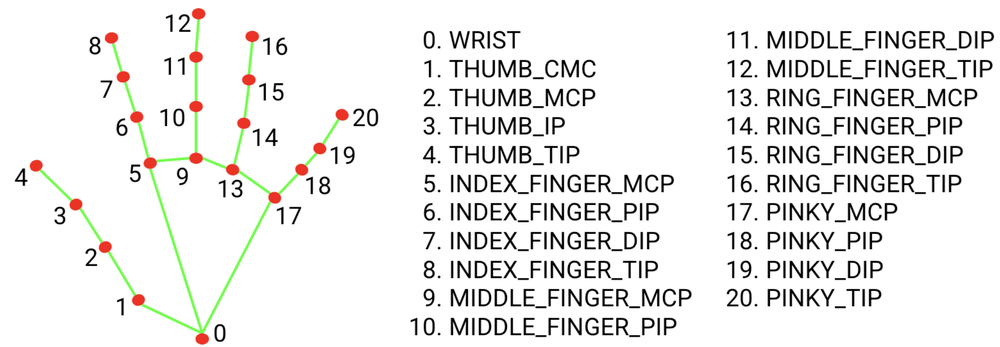
#> input picture assets/hand-landmarks.png, 1000 x 347 px, shrunk from 2146 x 744 before the run
$ python -i filter2.py   (imports and definitions only)
#> lines starting #> are read from the running program, lines starting #| are printed output that depends on the picture
#> further down, picture is the input picture: shape (347, 1000, 3); mean B, G, R 234, 235.4, 235.7
import cv2 #openCv - camera, conversões de cor, filtros, desenho de texto, etc
import mediapipe as mp
import numpy as np  #trabalhar com arrays

#importo os modulos que vou usar do mediapipe
mp_hands  = mp.solutions.hands
mp_face   = mp.solutions.face_mesh
mp_draw   = mp.solutions.drawing_utils

# ---------------- Heurística: punho fechado ----------------
TIPS = [4, 8, 12, 16, 20] # ponto das pontas dos dedos
PIPS = [3, 6, 10, 14, 18] # ponto do meio dos dedos

def is_fist(lm, margin=0.01): #lm: lista das landmarks, margin: tolerância para reduzir falsos negativos
    """True se TODOS os dedos estiverem dobrados."""
    for tip_i, pip_i in zip(TIPS, PIPS): #faz pares tip, pip dedo a dedo
        if lm[tip_i].y < lm[pip_i].y - margin:  # ponta acima do PIP => estendido
            return False
    return True

# efeito de falso infravermelho (histograma)
def thermal_ir_jet(bgr):
    #O objetivo dessa parte do código é melhorar o contraste da imagem térmica (simulada).
    #Quando aplicamos o colormap (o “filtro colorido”), queremos que a escala de cores (do azul ao vermelho) use toda a faixa de tons possíveis (0–255),
    #não só uma parte pequena.
    gray = cv2.cvtColor(bgr, cv2.COLOR_BGR2GRAY) #converte para cinza
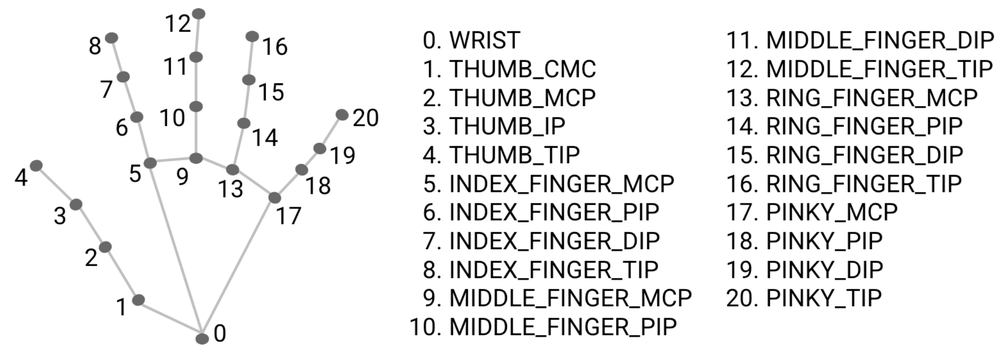
#> gray: shape (347, 1000); min 0, max 255, mean 235.3

    # stretch por percentis para contraste estável
    lo, hi = np.percentile(gray, (5, 95))
#> lo = 59; hi = 255

    if hi - lo < 1: #np.percentile(gray, (5,95)) pega os níveis de brilho onde 5% dos pixels são mais escuros que lo e 5% são mais claros que hi. Isso ignora extremos (reflexos muito brilhantes, sombras muito escuras) que “achataram” o contraste.
        lo, hi = 0, 255


    gray = np.clip(gray, lo, hi) #Tudo abaixo de lo vira lo; tudo acima de hi vira hi.
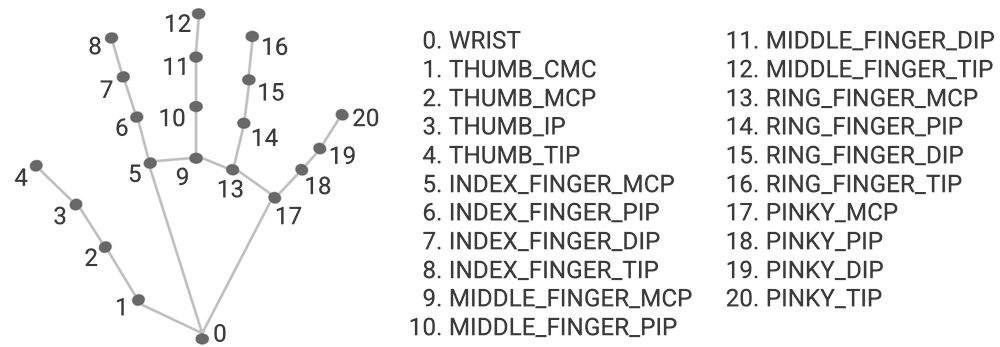
#> gray: shape (347, 1000) float64; min 59, max 255, mean 237.5
    gray = cv2.normalize(gray, None, 0, 255, cv2.NORM_MINMAX).astype(np.uint8) #Reescala para 0–255
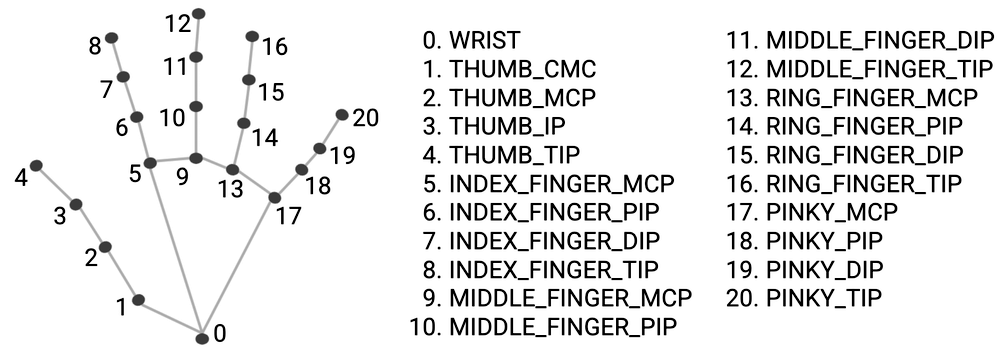
#> gray: shape (347, 1000); min 0, max 255, mean 232.2

    # contraste extra
    gray = cv2.convertScaleAbs(gray, alpha=1.4, beta=0) #Ganhar “punch” (contraste extra).
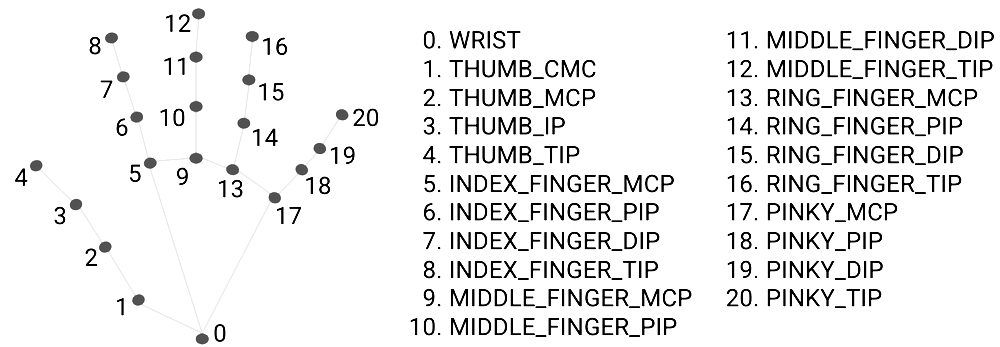
#> gray: shape (347, 1000); min 0, max 255, mean 235.9

    # colormap JET
    colored = cv2.applyColorMap(gray, cv2.COLORMAP_JET) #Aplica o colormap JET (o “falso IR”).
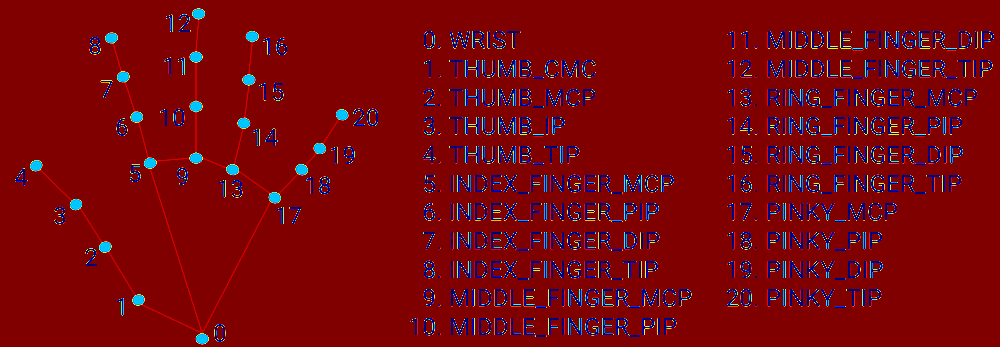
#> colored: shape (347, 1000, 3); mean B, G, R 12.7, 6.5, 121.2

    # contornos estilo "tech"
    edges = cv2.Canny(gray, 80, 160) #Destaca contornos (boca, olhos, contorno da face, cabelo…) para dar um toque “tech”. 80 e 160 são os limiares de histerese (baixo/alto).
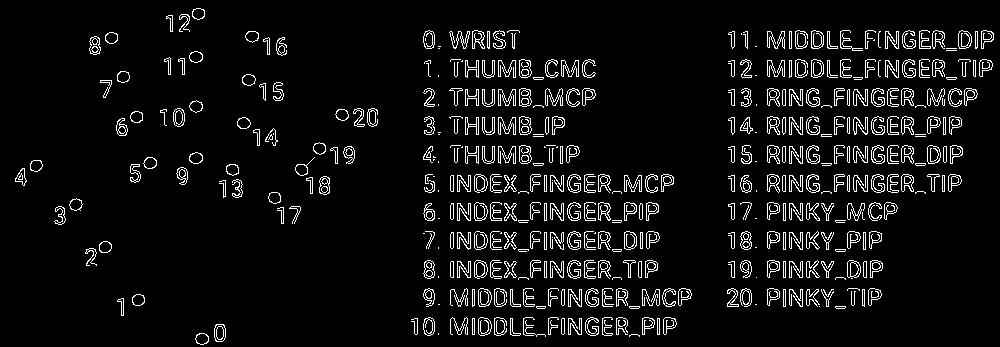
#> edges: shape (347, 1000); 6.5% white in thin lines or dots
    edges3 = cv2.cvtColor(edges, cv2.COLOR_GRAY2BGR) #fundir com colored (que tem 3 canais). Precisamos que ambos tenham o mesmo formato.
#> edges3: shape (347, 1000, 3); 6.5% white in thin lines or dots
    out = cv2.addWeighted(colored, 1.0, edges3, 0.6, 0) #Mistura final (cores + contornos).
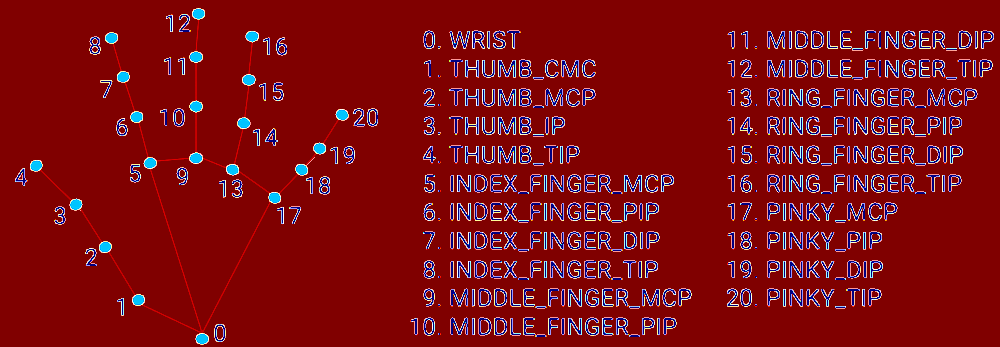
#> out: shape (347, 1000, 3); mean B, G, R 20.1, 14, 128.1
    return out

# ---------------- Main ----------------
# [1 line not run here, left out]

blend = 0.0            # 0=normal, 1=IR
SMOOTH = 0.25          # velocidade do fade (maior = mais rápido)
hold = 0               # debounce do gesto
HOLD_FRAMES = 8        # ~1/4s a 30 fps

# estilos (pontos e linhas)
# [1 line that did not run here, left out]
# [1 line that did not run here, left out]
# [1 line that did not run here, left out]

# inicializa mediapipe FaceMesh e Hands
# [86 lines not run here, left out]

>>> import cv2
>>> picture = cv2.imread('../assets/hand-landmarks.png')
>>> result = thermal_ir_jet(picture)
